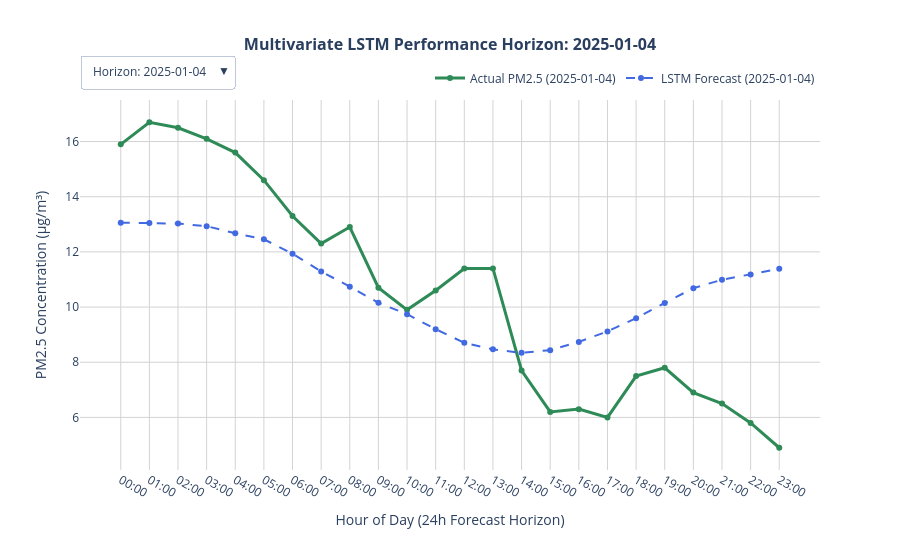

Notebook source saved alongside this figure:
### Code cell
import plotly.graph_objects as go

model.eval()

sample_indices = [0, 50, 100, 150, 200, 250, 300, 350, 400, 450, 500, 550, 600]
num_samples = len(sample_indices)

# Initialize the master canvas
fig = go.Figure()

buttons = []

for idx, sample_idx in enumerate(sample_indices):
    
    raw_x = X_test[sample_idx]
    raw_y = y_test[sample_idx]
    
    tensor_x = torch.tensor(raw_x, dtype=torch.float32).unsqueeze(0).to(DEVICE)
    with torch.no_grad():
        scaled_pred = model(tensor_x).cpu().numpy().flatten()
        
    true_pred = true_predictions_all[sample_idx]
    true_actual = true_ground_truth_all[sample_idx]
    
    start_timestamp_idx = INPUT_WINDOW + sample_idx
    window_timestamps = df.loc["2025-01-01 00:00:00":"2025-01-31 23:00:00"].index[
        start_timestamp_idx : start_timestamp_idx + OUTPUT_WINDOW
    ]
    time_labels = [str(t).split()[1][:5] for t in window_timestamps]
    date_str = str(window_timestamps[0]).split()[0]
    
    fig.add_trace(go.Scatter(
        x=time_labels, y=true_actual,
        mode='lines+markers',
        name=f'Actual PM2.5 ({date_str})',
        line=dict(color='seagreen', width=3),
        visible=(idx == 0)
    ))
    
    fig.add_trace(go.Scatter(
        x=time_labels, y=true_pred,
        mode='lines+markers',
        name=f'LSTM Forecast ({date_str})',
        line=dict(color='royalblue', width=2, dash='dash'),
        visible=(idx == 0)
    ))
    
    visibility_mask = [False] * (num_samples * 2)
    visibility_mask[idx * 2] = True
    visibility_mask[idx * 2 + 1] = True
    
    buttons.append(dict(
        label=f"Horizon: {date_str}",
        method="update",
        args=[
            {"visible": visibility_mask},
            {"title": f"<b>Multivariate LSTM Performance Horizon: {date_str}</b>"} 
        ]
    ))

initial_date_str = str(df.loc["2025-01-01 00:00:00":"2025-01-31 23:00:00"].index[INPUT_WINDOW]).split()[0]

fig.update_layout(
    title=dict(
        text=f'<b>Multivariate LSTM Performance Horizon: {initial_date_str}</b>',
        x=0.5,
        font=dict(size=16)
    ),
    updatemenus=[
        dict(
            buttons=buttons,
            direction="down",
            pad={"r": 10, "t": 10},
            showactive=True,
            x=0.0,
            xanchor="left",
            y=1.15,
            yanchor="top"
        )
    ],
    xaxis=dict(title='Hour of Day (24h Forecast Horizon)', showgrid=True, gridcolor='lightgray'),
    yaxis=dict(title='PM2.5 Concentration (μg/m³)', showgrid=True, gridcolor='lightgray'),
    template='plotly_white',
    hovermode='x unified',
    height=550,
    width=900,
    legend=dict(
        orientation="h",
        yanchor="bottom",
        y=1.02,
        xanchor="right",
        x=1
    )
)

fig.show()

### Figure 1 — Plotly figure (JSON) as saved in the notebook; plotly's stock layout.template omitted (floating-point values rounded to 4 significant figures)
{"data": [{"line": {"color": "seagreen", "width": 3}, "mode": "lines+markers", "name": "Actual PM2.5 (2025-01-04)", "type": "scatter", "visible": true, "x": ["00:00", "01:00", "02:00", "03:00", "04:00", "05:00", "06:00", "07:00", "08:00", "09:00", "10:00", "11:00", "12:00", "13:00", "14:00", "15:00", "16:00", "17:00", "18:00", "19:00", "20:00", "21:00", "22:00", "23:00"], "y": [15.9, 16.7, 16.5, 16.1, 15.6, 14.6, 13.3, 12.3, 12.9, 10.7, 9.9, 10.6, 11.4, 11.4, 7.7, 6.2, 6.3, 6.0, 7.5, 7.8, 6.9, 6.5, 5.8, 4.9]}, {"line": {"color": "royalblue", "dash": "dash", "width": 2}, "mode": "lines+markers", "name": "LSTM Forecast (2025-01-04)", "type": "scatter", "visible": true, "x": ["00:00", "01:00", "02:00", "03:00", "04:00", "05:00", "06:00", "07:00", "08:00", "09:00", "10:00", "11:00", "12:00", "13:00", "14:00", "15:00", "16:00", "17:00", "18:00", "19:00", "20:00", "21:00", "22:00", "23:00"], "y": [13.06, 13.05, 13.03, 12.93, 12.68, 12.46, 11.93, 11.29, 10.74, 10.15, 9.742, 9.198, 8.706, 8.467, 8.341, 8.439, 8.737, 9.118, 9.597, 10.15, 10.69, 10.99, 11.18, 11.39]}, {"line": {"color": "seagreen", "width": 3}, "mode": "lines+markers", "name": "Actual PM2.5 (2025-01-06)", "type": "scatter", "visible": false, "x": ["02:00", "03:00", "04:00", "05:00", "06:00", "07:00", "08:00", "09:00", "10:00", "11:00", "12:00", "13:00", "14:00", "15:00", "16:00", "17:00", "18:00", "19:00", "20:00", "21:00", "22:00", "23:00", "00:00", "01:00"], "y": [3.1, 2.8, 1.7, 1.2, 1.1, 1.1, 1.1, 1.3, 1.6, 1.8, 1.8, 2.3, 2.3, 2.1, 2.1, 2.2, 2.9, 3.4, 3.5, 3.3, 3.0, 2.7, 2.4, 2.3]}, {"line": {"color": "royalblue", "dash": "dash", "width": 2}, "mode": "lines+markers", "name": "LSTM Forecast (2025-01-06)", "type": "scatter", "visible": false, "x": ["02:00", "03:00", "04:00", "05:00", "06:00", "07:00", "08:00", "09:00", "10:00", "11:00", "12:00", "13:00", "14:00", "15:00", "16:00", "17:00", "18:00", "19:00", "20:00", "21:00", "22:00", "23:00", "00:00", "01:00"], "y": [3.913, 3.97, 4.142, 4.334, 4.448, 4.607, 4.65, 4.574, 4.563, 4.562, 4.607, 4.47, 4.464, 4.567, 4.717, 4.88, 5.049, 5.25, 5.43, 5.593, 5.691, 5.732, 5.729, 5.791]}, {"line": {"color": "seagreen", "width": 3}, "mode": "lines+markers", "name": "Actual PM2.5 (2025-01-08)", "type": "scatter", "visible": false, "x": ["04:00", "05:00", "06:00", "07:00", "08:00", "09:00", "10:00", "11:00", "12:00", "13:00", "14:00", "15:00", "16:00", "17:00", "18:00", "19:00", "20:00", "21:00", "22:00", "23:00", "00:00", "01:00", "02:00", "03:00"], "y": [6.0, 6.3, 6.2, 6.9, 8.5, 10.0, 9.9, 9.3, 7.7, 6.8, 6.8, 7.1, 8.1, 9.5, 11.0, 12.6, 13.3, 12.9, 13.6, 13.8, 13.5, 12.8, 14.0, 14.5]}, {"line": {"color": "royalblue", "dash": "dash", "width": 2}, "mode": "lines+markers", "name": "LSTM Forecast (2025-01-08)", "type": "scatter", "visible": false, "x": ["04:00", "05:00", "06:00", "07:00", "08:00", "09:00", "10:00", "11:00", "12:00", "13:00", "14:00", "15:00", "16:00", "17:00", "18:00", "19:00", "20:00", "21:00", "22:00", "23:00", "00:00", "01:00", "02:00", "03:00"], "y": [5.428, 5.442, 5.526, 5.609, 5.596, 5.6, 5.484, 5.236, 5.085, 5.007, 5.042, 4.963, 5.028, 5.229, 5.47, 5.723, 5.954, 6.181, 6.351, 6.487, 6.562, 6.567, 6.529, 6.587]}, {"line": {"color": "seagreen", "width": 3}, "mode": "lines+markers", "name": "Actual PM2.5 (2025-01-10)", "type": "scatter", "visible": false, "x": ["06:00", "07:00", "08:00", "09:00", "10:00", "11:00", "12:00", "13:00", "14:00", "15:00", "16:00", "17:00", "18:00", "19:00", "20:00", "21:00", "22:00", "23:00", "00:00", "01:00", "02:00", "03:00", "04:00", "05:00"], "y": [12.1, 11.3, 10.4, 10.9, 11.2, 11.1, 11.3, 12.0, 12.3, 12.0, 11.5, 12.3, 14.2, 15.3, 19.2, 21.7, 22.1, 23.7, 22.8, 21.3, 21.5, 19.8, 18.8, 18.3]}, {"line": {"color": "royalblue", "dash": "dash", "width": 2}, "mode": "lines+markers", "name": "LSTM Forecast (2025-01-10)", "type": "scatter", "visible": false, "x": ["06:00", "07:00", "08:00", "09:00", "10:00", "11:00", "12:00", "13:00", "14:00", "15:00", "16:00", "17:00", "18:00", "19:00", "20:00", "21:00", "22:00", "23:00", "00:00", "01:00", "02:00", "03:00", "04:00", "05:00"], "y": [12.19, 12.02, 11.77, 11.57, 11.2, 10.87, 10.32, 9.752, 9.343, 9.066, 9.098, 9.099, 9.224, 9.601, 9.989, 10.39, 10.83, 11.15, 11.41, 11.6, 11.66, 11.54, 11.31, 11.23]}, {"line": {"color": "seagreen", "width": 3}, "mode": "lines+markers", "name": "Actual PM2.5 (2025-01-12)", "type": "scatter", "visible": false, "x": ["08:00", "09:00", "10:00", "11:00", "12:00", "13:00", "14:00", "15:00", "16:00", "17:00", "18:00", "19:00", "20:00", "21:00", "22:00", "23:00", "00:00", "01:00", "02:00", "03:00", "04:00", "05:00", "06:00", "07:00"], "y": [16.1, 15.0, 13.3, 10.2, 9.1, 8.7, 7.6, 6.8, 6.9, 7.3, 7.8, 7.9, 8.3, 8.5, 8.1, 7.3, 6.7, 5.9, 6.0, 5.8, 5.8, 6.1, 6.3, 6.0]}, {"line": {"color": "royalblue", "dash": "dash", "width": 2}, "mode": "lines+markers", "name": "LSTM Forecast (2025-01-12)", "type": "scatter", "visible": false, "x": ["08:00", "09:00", "10:00", "11:00", "12:00", "13:00", "14:00", "15:00", "16:00", "17:00", "18:00", "19:00", "20:00", "21:00", "22:00", "23:00", "00:00", "01:00", "02:00", "03:00", "04:00", "05:00", "06:00", "07:00"], "y": [17.06, 16.57, 15.89, 15.38, 14.69, 14.38, 13.95, 13.77, 13.86, 14.07, 14.55, 14.87, 15.11, 15.48, 15.61, 15.65, 15.76, 15.7, 15.6, 15.53, 15.29, 14.96, 14.47, 14.15]}, {"line": {"color": "seagreen", "width": 3}, "mode": "lines+markers", "name": "Actual PM2.5 (2025-01-14)", "type": "scatter", "visible": false, "x": ["10:00", "11:00", "12:00", "13:00", "14:00", "15:00", "16:00", "17:00", "18:00", "19:00", "20:00", "21:00", "22:00", "23:00", "00:00", "01:00", "02:00", "03:00", "04:00", "05:00", "06:00", "07:00", "08:00", "09:00"], "y": [9.8, 9.3, 8.2, 7.6, 7.3, 6.9, 7.6, 8.8, 9.9, 11.1, 12.1, 12.4, 12.0, 11.2, 10.3, 9.4, 9.3, 7.5, 7.2, 7.0, 6.9, 7.3, 7.9, 8.2]}, {"line": {"color": "royalblue", "dash": "dash", "width": 2}, "mode": "lines+markers", "name": "LSTM Forecast (2025-01-14)", "type": "scatter", "visible": false, "x": ["10:00", "11:00", "12:00", "13:00", "14:00", "15:00", "16:00", "17:00", "18:00", "19:00", "20:00", "21:00", "22:00", "23:00", "00:00", "01:00", "02:00", "03:00", "04:00", "05:00", "06:00", "07:00", "08:00", "09:00"], "y": [9.282, 9.057, 8.824, 8.659, 8.489, 8.591, 8.646, 8.817, 9.123, 9.483, 9.899, 10.03, 10.1, 10.16, 10.08, 9.991, 9.948, 9.877, 9.809, 9.832, 9.792, 9.702, 9.504, 9.363]}, {"line": {"color": "seagreen", "width": 3}, "mode": "lines+markers", "name": "Actual PM2.5 (2025-01-16)", "type": "scatter", "visible": false, "x": ["12:00", "13:00", "14:00", "15:00", "16:00", "17:00", "18:00", "19:00", "20:00", "21:00", "22:00", "23:00", "00:00", "01:00", "02:00", "03:00", "04:00", "05:00", "06:00", "07:00", "08:00", "09:00", "10:00", "11:00"], "y": [16.4, 16.4, 15.0, 12.7, 11.9, 12.4, 13.7, 15.9, 16.8, 15.5, 13.8, 17.2, 14.2, 12.7, 11.1, 10.9, 10.1, 10.4, 10.2, 11.0, 11.5, 11.4, 10.8, 10.0]}, {"line": {"color": "royalblue", "dash": "dash", "width": 2}, "mode": "lines+markers", "name": "LSTM Forecast (2025-01-16)", "type": "scatter", "visible": false, "x": ["12:00", "13:00", "14:00", "15:00", "16:00", "17:00", "18:00", "19:00", "20:00", "21:00", "22:00", "23:00", "00:00", "01:00", "02:00", "03:00", "04:00", "05:00", "06:00", "07:00", "08:00", "09:00", "10:00", "11:00"], "y": [16.37, 16.08, 15.95, 16.07, 16.06, 16.57, 16.87, 17.31, 17.77, 17.99, 18.19, 18.06, 17.78, 17.55, 17.13, 16.71, 16.46, 16.08, 15.68, 15.4, 14.95, 14.49, 13.92, 13.44]}, {"line": {"color": "seagreen", "width": 3}, "mode": "lines+markers", "name": "Actual PM2.5 (2025-01-18)", "type": "scatter", "visible": false, "x": ["14:00", "15:00", "16:00", "17:00", "18:00", "19:00", "20:00", "21:00", "22:00", "23:00", "00:00", "01:00", "02:00", "03:00", "04:00", "05:00", "06:00", "07:00", "08:00", "09:00", "10:00", "11:00", "12:00", "13:00"], "y": [11.7, 10.9, 11.2, 16.0, 17.8, 19.7, 21.6, 23.1, 22.6, 22.1, 20.6, 22.2, 22.7, 22.8, 23.9, 22.3, 18.9, 15.7, 15.4, 15.5, 15.4, 15.6, 16.8, 14.8]}, {"line": {"color": "royalblue", "dash": "dash", "width": 2}, "mode": "lines+markers", "name": "LSTM Forecast (2025-01-18)", "type": "scatter", "visible": false, "x": ["14:00", "15:00", "16:00", "17:00", "18:00", "19:00", "20:00", "21:00", "22:00", "23:00", "00:00", "01:00", "02:00", "03:00", "04:00", "05:00", "06:00", "07:00", "08:00", "09:00", "10:00", "11:00", "12:00", "13:00"], "y": [13.62, 13.71, 14.03, 14.52, 14.82, 15.48, 15.85, 16.18, 16.46, 16.48, 16.47, 16.2, 15.88, 15.61, 15.22, 14.83, 14.56, 14.15, 13.67, 13.31, 12.84, 12.41, 11.96, 11.66]}, {"line": {"color": "seagreen", "width": 3}, "mode": "lines+markers", "name": "Actual PM2.5 (2025-01-20)", "type": "scatter", "visible": false, "x": ["16:00", "17:00", "18:00", "19:00", "20:00", "21:00", "22:00", "23:00", "00:00", "01:00", "02:00", "03:00", "04:00", "05:00", "06:00", "07:00", "08:00", "09:00", "10:00", "11:00", "12:00", "13:00", "14:00", "15:00"], "y": [9.0, 9.8, 10.7, 12.4, 13.2, 14.8, 16.0, 16.4, 15.7, 16.4, 16.4, 15.8, 15.5, 16.1, 15.5, 16.0, 17.3, 19.0, 19.4, 20.7, 21.4, 20.6, 18.8, 17.4]}, {"line": {"color": "royalblue", "dash": "dash", "width": 2}, "mode": "lines+markers", "name": "LSTM Forecast (2025-01-20)", "type": "scatter", "visible": false, "x": ["16:00", "17:00", "18:00", "19:00", "20:00", "21:00", "22:00", "23:00", "00:00", "01:00", "02:00", "03:00", "04:00", "05:00", "06:00", "07:00", "08:00", "09:00", "10:00", "11:00", "12:00", "13:00", "14:00", "15:00"], "y": [9.566, 9.855, 10.42, 11.11, 11.61, 12.31, 12.74, 13.03, 13.24, 13.22, 13.17, 12.9, 12.68, 12.49, 12.24, 12.0, 11.82, 11.49, 11.04, 10.69, 10.24, 9.864, 9.533, 9.36]}, {"line": {"color": "seagreen", "width": 3}, "mode": "lines+markers", "name": "Actual PM2.5 (2025-01-22)", "type": "scatter", "visible": false, "x": ["18:00", "19:00", "20:00", "21:00", "22:00", "23:00", "00:00", "01:00", "02:00", "03:00", "04:00", "05:00", "06:00", "07:00", "08:00", "09:00", "10:00", "11:00", "12:00", "13:00", "14:00", "15:00", "16:00", "17:00"], "y": [17.8, 22.2, 25.9, 24.6, 23.5, 21.9, 20.0, 18.9, 15.5, 11.7, 11.2, 6.2, 3.9, 3.5, 3.2, 2.5, 2.3, 1.9, 1.7, 1.7, 2.6, 3.1, 3.3, 3.4]}, {"line": {"color": "royalblue", "dash": "dash", "width": 2}, "mode": "lines+markers", "name": "LSTM Forecast (2025-01-22)", "type": "scatter", "visible": false, "x": ["18:00", "19:00", "20:00", "21:00", "22:00", "23:00", "00:00", "01:00", "02:00", "03:00", "04:00", "05:00", "06:00", "07:00", "08:00", "09:00", "10:00", "11:00", "12:00", "13:00", "14:00", "15:00", "16:00", "17:00"], "y": [15.17, 15.74, 16.45, 17.17, 17.48, 17.97, 18.03, 17.97, 17.88, 17.55, 17.29, 16.83, 16.36, 15.93, 15.39, 14.82, 14.37, 13.77, 13.17, 12.8, 12.5, 12.3, 12.25, 12.36]}, {"line": {"color": "seagreen", "width": 3}, "mode": "lines+markers", "name": "Actual PM2.5 (2025-01-24)", "type": "scatter", "visible": false, "x": ["20:00", "21:00", "22:00", "23:00", "00:00", "01:00", "02:00", "03:00", "04:00", "05:00", "06:00", "07:00", "08:00", "09:00", "10:00", "11:00", "12:00", "13:00", "14:00", "15:00", "16:00", "17:00", "18:00", "19:00"], "y": [4.1, 4.9, 5.0, 5.2, 4.6, 3.1, 3.2, 3.7, 5.2, 4.6, 4.7, 4.9, 5.1, 5.3, 5.0, 4.5, 4.3, 3.7, 3.2, 3.7, 4.1, 5.0, 6.9, 7.6]}, {"line": {"color": "royalblue", "dash": "dash", "width": 2}, "mode": "lines+markers", "name": "LSTM Forecast (2025-01-24)", "type": "scatter", "visible": false, "x": ["20:00", "21:00", "22:00", "23:00", "00:00", "01:00", "02:00", "03:00", "04:00", "05:00", "06:00", "07:00", "08:00", "09:00", "10:00", "11:00", "12:00", "13:00", "14:00", "15:00", "16:00", "17:00", "18:00", "19:00"], "y": [4.135, 4.269, 4.474, 4.656, 4.752, 4.887, 4.938, 4.874, 4.885, 4.895, 4.943, 4.798, 4.735, 4.73, 4.726, 4.723, 4.735, 4.782, 4.851, 4.971, 5.084, 5.191, 5.308, 5.479]}, {"line": {"color": "seagreen", "width": 3}, "mode": "lines+markers", "name": "Actual PM2.5 (2025-01-26)", "type": "scatter", "visible": false, "x": ["22:00", "23:00", "00:00", "01:00", "02:00", "03:00", "04:00", "05:00", "06:00", "07:00", "08:00", "09:00", "10:00", "11:00", "12:00", "13:00", "14:00", "15:00", "16:00", "17:00", "18:00", "19:00", "20:00", "21:00"], "y": [3.0, 2.4, 1.7, 1.7, 2.8, 2.9, 2.7, 3.2, 2.9, 3.2, 2.8, 3.0, 2.9, 2.7, 2.6, 2.6, 2.7, 2.6, 2.7, 2.9, 3.3, 3.3, 3.6, 3.8]}, {"line": {"color": "royalblue", "dash": "dash", "width": 2}, "mode": "lines+markers", "name": "LSTM Forecast (2025-01-26)", "type": "scatter", "visible": false, "x": ["22:00", "23:00", "00:00", "01:00", "02:00", "03:00", "04:00", "05:00", "06:00", "07:00", "08:00", "09:00", "10:00", "11:00", "12:00", "13:00", "14:00", "15:00", "16:00", "17:00", "18:00", "19:00", "20:00", "21:00"], "y": [3.974, 4.04, 4.172, 4.3, 4.35, 4.466, 4.51, 4.455, 4.496, 4.545, 4.618, 4.479, 4.425, 4.429, 4.434, 4.449, 4.483, 4.586, 4.724, 4.904, 5.064, 5.198, 5.305, 5.452]}, {"line": {"color": "seagreen", "width": 3}, "mode": "lines+markers", "name": "Actual PM2.5 (2025-01-29)", "type": "scatter", "visible": false, "x": ["00:00", "01:00", "02:00", "03:00", "04:00", "05:00", "06:00", "07:00", "08:00", "09:00", "10:00", "11:00", "12:00", "13:00", "14:00", "15:00", "16:00", "17:00", "18:00", "19:00", "20:00", "21:00", "22:00", "23:00"], "y": [3.9, 3.9, 4.0, 4.0, 4.0, 3.9, 4.1, 4.5, 5.2, 5.8, 6.1, 5.6, 4.3, 3.8, 5.4, 5.8, 4.7, 4.3, 5.0, 5.6, 5.7, 5.9, 5.9, 5.7]}, {"line": {"color": "royalblue", "dash": "dash", "width": 2}, "mode": "lines+markers", "name": "LSTM Forecast (2025-01-29)", "type": "scatter", "visible": false, "x": ["00:00", "01:00", "02:00", "03:00", "04:00", "05:00", "06:00", "07:00", "08:00", "09:00", "10:00", "11:00", "12:00", "13:00", "14:00", "15:00", "16:00", "17:00", "18:00", "19:00", "20:00", "21:00", "22:00", "23:00"], "y": [3.989, 4.04, 4.176, 4.311, 4.376, 4.511, 4.564, 4.515, 4.557, 4.607, 4.685, 4.548, 4.498, 4.516, 4.544, 4.585, 4.642, 4.766, 4.91, 5.088, 5.237, 5.359, 5.441, 5.564]}], "layout": {"height": 550, "hovermode": "x unified", "legend": {"orientation": "h", "x": 1, "xanchor": "right", "y": 1.02, "yanchor": "bottom"}, "title": {"font": {"size": 16}, "text": "<b>Multivariate LSTM Performance Horizon: 2025-01-04</b>", "x": 0.5}, "updatemenus": [{"buttons": [{"args": [{"visible": [true, true, false, false, false, false, false, false, false, false, false, false, false, false, false, false, false, false, false, false, false, false, false, false, false, false]}, {"title": "<b>Multivariate LSTM Performance Horizon: 2025-01-04</b>"}], "label": "Horizon: 2025-01-04", "method": "update"}, {"args": [{"visible": [false, false, true, true, false, false, false, false, false, false, false, false, false, false, false, false, false, false, false, false, false, false, false, false, false, false]}, {"title": "<b>Multivariate LSTM Performance Horizon: 2025-01-06</b>"}], "label": "Horizon: 2025-01-06", "method": "update"}, {"args": [{"visible": [false, false, false, false, true, true, false, false, false, false, false, false, false, false, false, false, false, false, false, false, false, false, false, false, false, false]}, {"title": "<b>Multivariate LSTM Performance Horizon: 2025-01-08</b>"}], "label": "Horizon: 2025-01-08", "method": "update"}, {"args": [{"visible": [false, false, false, false, false, false, true, true, false, false, false, false, false, false, false, false, false, false, false, false, false, false, false, false, false, false]}, {"title": "<b>Multivariate LSTM Performance Horizon: 2025-01-10</b>"}], "label": "Horizon: 2025-01-10", "method": "update"}, {"args": [{"visible": [false, false, false, false, false, false, false, false, true, true, false, false, false, false, false, false, false, false, false, false, false, false, false, false, false, false]}, {"title": "<b>Multivariate LSTM Performance Horizon: 2025-01-12</b>"}], "label": "Horizon: 2025-01-12", "method": "update"}, {"args": [{"visible": [false, false, false, false, false, false, false, false, false, false, true, true, false, false, false, false, false, false, false, false, false, false, false, false, false, false]}, {"title": "<b>Multivariate LSTM Performance Horizon: 2025-01-14</b>"}], "label": "Horizon: 2025-01-14", "method": "update"}, {"args": [{"visible": [false, false, false, false, false, false, false, false, false, false, false, false, true, true, false, false, false, false, false, false, false, false, false, false, false, false]}, {"title": "<b>Multivariate LSTM Performance Horizon: 2025-01-16</b>"}], "label": "Horizon: 2025-01-16", "method": "update"}, {"args": [{"visible": [false, false, false, false, false, false, false, false, false, false, false, false, false, false, true, true, false, false, false, false, false, false, false, false, false, false]}, {"title": "<b>Multivariate LSTM Performance Horizon: 2025-01-18</b>"}], "label": "Horizon: 2025-01-18", "method": "update"}, {"args": [{"visible": [false, false, false, false, false, false, false, false, false, false, false, false, false, false, false, false, true, true, false, false, false, false, false, false, false, false]}, {"title": "<b>Multivariate LSTM Performance Horizon: 2025-01-20</b>"}], "label": "Horizon: 2025-01-20", "method": "update"}, {"args": [{"visible": [false, false, false, false, false, false, false, false, false, false, false, false, false, false, false, false, false, false, true, true, false, false, false, false, false, false]}, {"title": "<b>Multivariate LSTM Performance Horizon: 2025-01-22</b>"}], "label": "Horizon: 2025-01-22", "method": "update"}, {"args": [{"visible": [false, false, false, false, false, false, false, false, false, false, false, false, false, false, false, false, false, false, false, false, true, true, false, false, false, false]}, {"title": "<b>Multivariate LSTM Performance Horizon: 2025-01-24</b>"}], "label": "Horizon: 2025-01-24", "method": "update"}, {"args": [{"visible": [false, false, false, false, false, false, false, false, false, false, false, false, false, false, false, false, false, false, false, false, false, false, true, true, false, false]}, {"title": "<b>Multivariate LSTM Performance Horizon: 2025-01-26</b>"}], "label": "Horizon: 2025-01-26", "method": "update"}, {"args": [{"visible": [false, false, false, false, false, false, false, false, false, false, false, false, false, false, false, false, false, false, false, false, false, false, false, false, true, true]}, {"title": "<b>Multivariate LSTM Performance Horizon: 2025-01-29</b>"}], "label": "Horizon: 2025-01-29", "method": "update"}], "direction": "down", "pad": {"r": 10, "t": 10}, "showactive": true, "x": 0, "xanchor": "left", "y": 1.15, "yanchor": "top"}], "width": 900, "xaxis": {"gridcolor": "lightgray", "showgrid": true, "title": {"text": "Hour of Day (24h Forecast Horizon)"}}, "yaxis": {"gridcolor": "lightgray", "showgrid": true, "title": {"text": "PM2.5 Concentration (μg/m³)"}}}}
